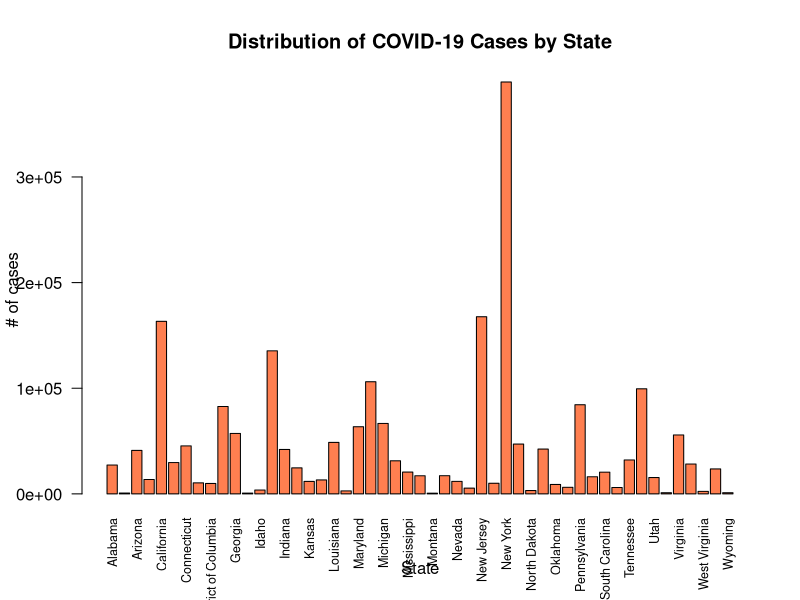
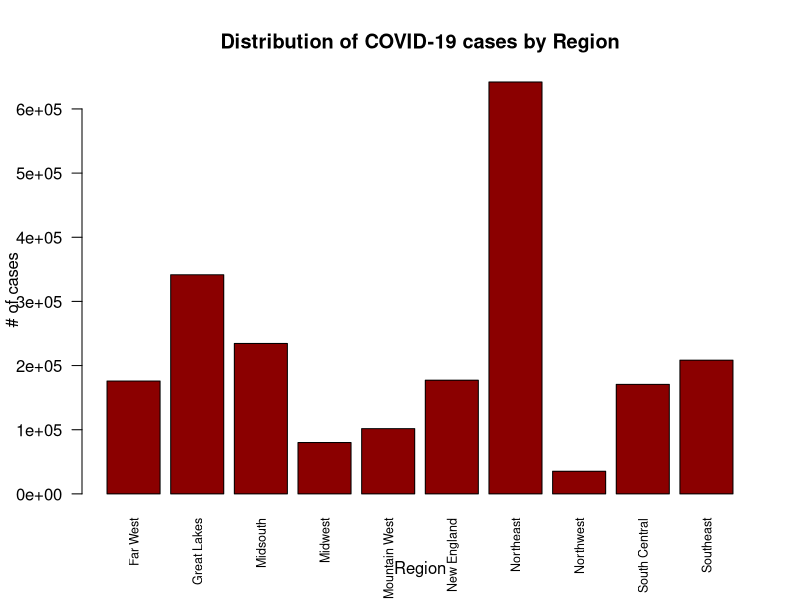

Write the R code that produced these figures, in order.
install.packages("dplyr") 
library(dplyr)
dat <- read.csv("us-states.csv")

## ALABAMA TOTAL CASES
AL <- filter(dat, state == "Alabama") %>% select(cases)
ALtotal <- sum(AL)

## ALASKA TOTAL CASES 
AK <- filter(dat, state == "Alaska") %>% select(cases)
AKtotal <- sum(AK)

## ARIZONA TOTAL CASES
AZ <- filter(dat, state == "Arizona") %>% select(cases)
AZtotal <- sum(AZ)

## ARKANSAS TOTAL CASES
AR <- filter(dat, state == "Arkansas") %>% select(cases)
ARtotal <- sum(AR)

## CALIFORNIA TOTAL CASES
CA <- filter(dat, state == "California") %>% select(cases)
CAtotal <- sum(CA)

## COLORADO TOTAL CASES
CO <- filter(dat, state == "Colorado") %>% select(cases)
COtotal <- sum(CO)

## CONNECTICUT TOTAL CASES
CT <- filter(dat, state == "Connecticut") %>% select(cases)
CTtotal <- sum(CT)

## DELAWARE TOTAL CASES
DE <- filter(dat, state == "Delaware") %>% select(cases)
DEtotal <- sum(DE)

## DISTRICT OF COLUMBIA TOTAL CASES
DC <- filter(dat, state == "District of Columbia") %>% select(cases)
DCtotal <- sum(DC)

## FLORIDA TOTAL CASES
FL <- filter(dat, state == "Florida") %>% select(cases)
FLtotal <- sum(FL)

## GEORGIA TOTAL CASES
GA <- filter(dat, state == "Georgia") %>% select(cases)
GAtotal <- sum(GA)

## HAWAII TOTAL CASES
HI <- filter(dat, state == "Hawaii") %>% select(cases)
HItotal <- sum(HI)

## IDAHO TOTAL CASES
ID <- filter(dat, state == "Idaho") %>% select(cases)
IDtotal <- sum(ID)

## ILLINOIS TOTAL CASES
IL <- filter(dat, state == "Illinois") %>% select(cases)
ILtotal <- sum(IL)

## INDIANA TOTAL CASES
IN <- filter(dat, state == "Indiana") %>% select(cases)
INtotal <- sum(IN)

## IOWA TOTAL CASES
IA <- filter(dat, state == "Iowa") %>% select(cases)
IAtotal <- sum(IA)

## KANSAS TOTAL CASES
KS <- filter(dat, state == "Kansas") %>% select(cases)
KStotal <- sum(KS)

## KENTUCKY TOTAL CASES
KY <- filter(dat, state == "Kentucky") %>% select(cases)
KYtotal <- sum(KY)

## LOUISINANA TOTAL CASES
LA <- filter(dat, state == "Louisiana") %>% select(cases)
LAtotal <- sum(LA)

## MAINE TOTAL CASES
ME <- filter(dat, state == "Maine") %>% select(cases)
MEtotal <- sum(ME)

## MARYLAND TOTAL CASES
MD <- filter(dat, state == "Maryland") %>% select(cases)
MDtotal <- sum(MD)

## MASSACHUSETTS TOTAL CASES
MA <- filter(dat, state == "Massachusetts") %>% select(cases)
MAtotal <- sum(MA)

## MICHIGAN TOTAL CASES
MI <- filter(dat, state == "Michigan") %>% select(cases)
MItotal <- sum(MI)

## MINNESOTA TOTAL CASES
MN <- filter(dat, state == "Minnesota") %>% select(cases)
MNtotal <- sum(MN)

## MISSISSIPPI TOTAL CASES
MS <- filter(dat, state == "Mississippi") %>% select(cases)
MStotal <- sum(MS)

## MISSOURI TOTAL CASES
MO <- filter(dat, state == "Missouri") %>% select(cases)
MOtotal <- sum(MO)

## MONTANA TOTAL CASES
MT <- filter(dat, state == "Montana") %>% select(cases)
MTtotal <- sum(MT)

## NEBRASKA TOTAL CASES
NE <- filter(dat, state == "Nebraska") %>% select(cases)
NEtotal <- sum(NE)

## NEVADA TOTAL CASES
NV <- filter(dat, state == "Nevada") %>% select(cases)
NVtotal <- sum(NV)

## NEW HAMPSHIRE TOTAL CASES
NH <- filter(dat, state == "New Hampshire") %>% select(cases)
NHtotal <- sum(NH)

## NEW JERSEY TOTAL CASES
NJ <- filter(dat, state == "New Jersey") %>% select(cases)
NJtotal <- sum(NJ)

## NEW MEXICO TOTAL CASES
NM <- filter(dat, state == "New Mexico") %>% select(cases)
NMtotal <- sum(NM)

## NEW YORK TOTAL CASES
NY <- filter(dat, state == "New York") %>% select(cases)
NYtotal <- sum(NY)

## NORTH CAROLINA TOTAL CASES
NC <- filter(dat, state == "North Carolina") %>% select(cases)
NCtotal <- sum(NC)

## NORTH DAKOTA TOTAL CASES
ND <- filter(dat, state == "North Dakota") %>% select(cases)
NDtotal <- sum(ND)

## OHIO TOTAL CASES
OH <- filter(dat, state == "Ohio") %>% select(cases)
OHtotal <- sum(OH)

## OKLAHOMA TOTAL CASES
OK <- filter(dat, state == "Oklahoma") %>% select(cases)
OKtotal <- sum(OK)

## OREGON TOTAL CASES
OR <- filter(dat, state == "Oregon") %>% select(cases)
ORtotal <- sum(OR)

## PENNSYLVANIA TOTAL CASES
PA <- filter(dat, state == "Pennsylvania") %>% select(cases)
PAtotal <- sum(PA)

## RHODE ISLAND TOTAL CASES
RI <- filter(dat, state == "Rhode Island") %>% select(cases)
RItotal <- sum(RI)

## SOUTH CAROLINA TOTAL CASES
SC <- filter(dat, state == "South Carolina") %>% select(cases)
SCtotal <- sum(SC)

## SOUTH DAKOTA TOTAL CASES
SD <- filter(dat, state == "South Dakota") %>% select(cases)
SDtotal <- sum(SD)

## TENNESSEE TOTAL CASES
TN <- filter(dat, state == "Tennessee") %>% select(cases)
TNtotal <- sum(TN)

## TEXAS TOTAL CASES
TX <- filter(dat, state == "Texas") %>% select(cases)
TXtotal <- sum(TX)

## UTAH TOTAL CASES
UT <- filter(dat, state == "Utah") %>% select(cases)
UTtotal <- sum(UT)

## VERMONT TOTAL CASES
VT <- filter(dat, state == "Vermont") %>% select(cases)
VTtotal <- sum(VT)

## VIRGINIA TOTAL CASES
VA <- filter(dat, state == "Virginia") %>% select(cases)
VAtotal <- sum(VA)

## WASHINGTON TOTAL CASES
WA <- filter(dat, state == "Washington") %>% select(cases)
WAtotal <- sum(WA)

## WEST VIRGINIA TOTAL CASES
WV <- filter(dat, state == "West Virginia") %>% select(cases)
WVtotal <- sum(WV)

## WISCONSIN TOTAL CASES
WI <- filter(dat, state == "Wisconsin") %>% select(cases)
WItotal <- sum(WI)

## WYOMING TOTAL CASES
WY <- filter(dat, state == "Wyoming") %>% select(cases)
WYtotal <- sum(WY)

#------------------------------------------------------------------------------
#Individual States

StateNames <- c("Alabama", "Alaska", "Arizona", "Arkansas",
                "California", "Colorado", "Connecticut",
                "Delaware", "District of Columbia",
                "Florida", "Georgia", "Hawaii", "Idaho",
                "Illinois", "Indiana", "Iowa", "Kansas",
                "Kentucky", "Louisiana", "Maine", "Maryland",
                "Massachusetts", "Michigan", "Minnesota",
                "Mississippi", "Missouri", "Montana", "Nebraska",
                "Nevada", "New Hampshire", "New Jersey",
                "New Mexico", "New York", "North Carolina",
                "North Dakota", "Ohio", "Oklahoma", "Oregon",
                "Pennsylvania", "Rhode Island", "South Carolina",
                "South Dakota", "Tennessee", "Texas", "Utah",
                "Vermont", "Virginia", "Washington",
                "West Virginia", "Wisconsin", "Wyoming")

StateCases <- c(ALtotal, AKtotal, AZtotal, ARtotal, CAtotal,
                 COtotal, CTtotal, DEtotal, DCtotal, FLtotal,
                 GAtotal, HItotal, IDtotal, ILtotal, INtotal,
                 IAtotal, KStotal, KYtotal, LAtotal, MEtotal,
                 MDtotal, MAtotal, MItotal, MNtotal, MStotal,
                 MOtotal, MTtotal, NEtotal, NVtotal, NHtotal, 
                 NJtotal, NMtotal, NYtotal, NCtotal, NDtotal, 
                 OHtotal, OKtotal, ORtotal, PAtotal, RItotal,
                 SCtotal, SDtotal, TNtotal, TXtotal, UTtotal,
                 VTtotal, VAtotal, WAtotal, WVtotal, WItotal,
                 WYtotal)

# Creates a Barplot Displaying cases by state
barplot(StateCases, main = "Distribution of COVID-19 Cases by State",
        xlab = "State", ylab = "# of cases", 
        names.arg = StateNames, col = "coral", 
        las=2, cex.names = .75)

#------------------------------------------------------------------------------
#By Region

FarWestTotal <- sum(CAtotal, HItotal, NVtotal)

GreatLakesTotal <- sum(ILtotal, INtotal, MItotal, MNtotal,
                       OHtotal, WItotal)

MidsouthTotal <- sum(DEtotal, DCtotal, KYtotal, MDtotal, NCtotal,
                     TNtotal, VAtotal, WVtotal)

MidwestTotoal <- sum(IAtotal, KStotal, MOtotal, NEtotal, NDtotal,
                     SDtotal)

MountainwestTotal <- sum(AZtotal, COtotal, IDtotal, MTtotal, NMtotal,
                         UTtotal, WYtotal)

NewEnglandTotal <- sum(CTtotal, MEtotal, MAtotal, NHtotal, RItotal,
                       VTtotal)

NortheastTotal <- sum(NJtotal, NYtotal, PAtotal)

NorthwestTotal <- sum(AKtotal, ORtotal, WAtotal)

SouthCentralTotal <- sum(ARtotal, LAtotal, OKtotal, TXtotal)

SoutheastTotal <- sum(ALtotal, FLtotal, GAtotal, MStotal, SCtotal)

RegionNames <- c("Far West", "Great Lakes", "Midsouth", "Midwest",
                 "Mountain West", "New England", "Northeast",
                 "Northwest", "South Central", "Southeast")

RegionCases <- c(FarWestTotal, GreatLakesTotal, MidsouthTotal,
                  MidwestTotoal, MountainwestTotal, NewEnglandTotal,
                  NortheastTotal, NorthwestTotal, SouthCentralTotal,
                  SoutheastTotal)

# Creates a Barplot Displaying cases by Region
barplot(RegionCases, main = "Distribution of COVID-19 cases by Region",
        xlab = "Region", ylab = "# of cases", 
        names.arg = RegionNames, col = "darkred", 
        las=2, cex.names = .75)
